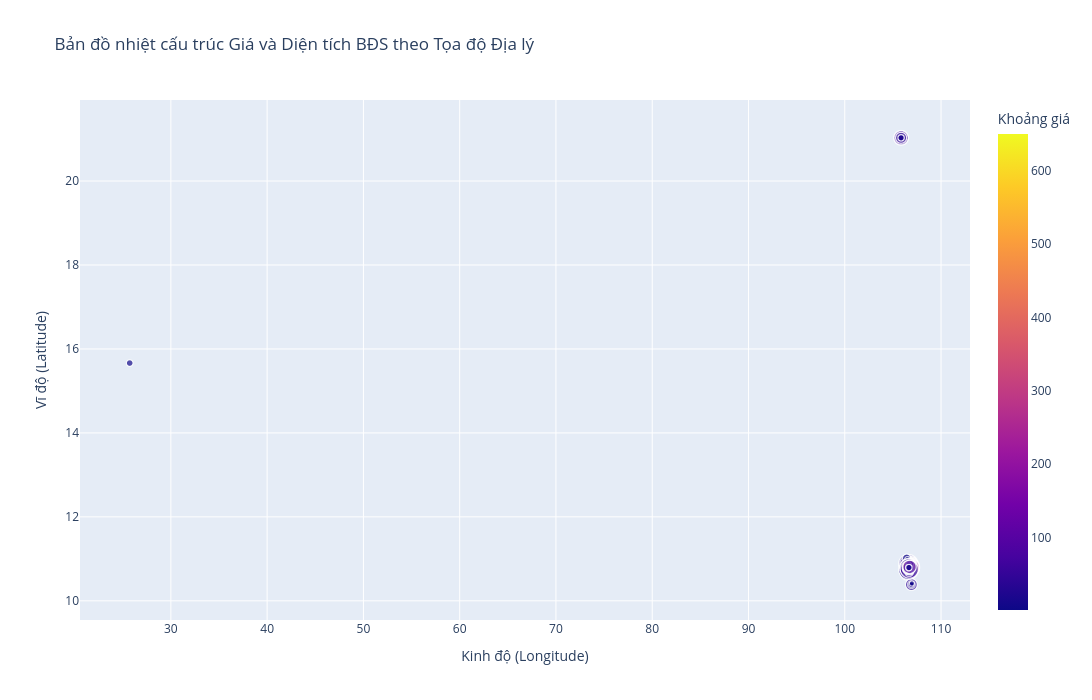

Notebook code cell kept with this figure:
### Markdown cell above
Outliers do các căn có mức giá trăm tỷ đẩy giá thị trường làm biến động sự phân hóa nhưng những căn này ko phải outliers do các lỗi nhập liệu mà do tồn tại những căn được rao bán được coi như siêu biệt thự

### Code cell
# CELL 5: Geospatial Heatmap - Bản đồ Nhiệt Không gian
import pandas as pd
import numpy as np
import plotly.express as px 

print("\n" + "="*80)
print("PHẦN 5: PHÂN TÍCH KHÔNG GIAN ĐỊA LÝ (GEOSPATIAL HEATMAP)")
print("="*80)

# MẸO: Đọc lại trực tiếp file dữ liệu sạch ban đầu để lấy lại cột Diện tích
df_goc = pd.read_csv(r'D:\DS108\data\1_data_cleaned_train.csv') 

# Lọc và lấy dữ liệu từ file gốc vừa đọc
df_filtered = df_goc[df_goc['Diện tích'] > 0].copy()

# ... (Giữ nguyên đoạn fig = px.scatter bên dưới của bạn, chỉ cần đổi df_filtered ở dòng đầu tiên của px.scatter)
fig = px.scatter(
    df_filtered,
    x='Longitude',
    y='Latitude',
    color='Khoảng giá', # Nếu đây là string/category
    size='Diện tích',
    hover_data=['Diện tích', 'Khoảng giá', 'Số tầng'],
    # Dùng color_discrete_sequence thay cho color_continuous_scale
    color_discrete_sequence=px.colors.qualitative.Set1, 
    title='Bản đồ nhiệt cấu trúc Giá và Diện tích BĐS theo Tọa độ Địa lý',
    labels={
        'Longitude': 'Kinh độ (Longitude)',
        'Latitude': 'Vĩ độ (Latitude)',
        'Khoảng giá': 'Khoảng giá',
        'Diện tích': 'Diện tích (m²)'
    }
)

fig.update_layout(
    width=1100,
    height=700,
    hovermode='closest'
    # Đã bỏ coloraxis_colorbar vì dùng thang màu rời rạc
)

fig.show()

print(f"\n[CHART] Scatter plot vị trí địa lý đã được tạo!")
print(f"    - X: Longitude (Kinh độ)")
print(f"    - Y: Latitude (Vĩ độ)")
print(f"    - Color: Khoảng giá (Xanh=Rẻ, Vàng=Trung bình, Đỏ=Đắt)")
print(f"    - Size: Diện tích (m²)")

### Figure 1 — Plotly figure (JSON) as saved in the notebook; plotly's stock layout.template omitted (floating-point values rounded to 4 significant figures; data arrays with more than 128 entries replaced by an {"elided": "..."} marker saying what was removed)
{"data": [{"customdata": {"elided": "4937x3 float values"}, "hovertemplate": "Kinh độ (Longitude)=%{x}<br>Vĩ độ (Latitude)=%{y}<br>Diện tích (m²)=%{customdata[0]}<br>Khoảng giá=%{marker.color}<br>Số tầng=%{customdata[2]}<extra></extra>", "legendgroup": "", "marker": {"color": {"elided": "4937 float values"}, "coloraxis": "coloraxis", "size": {"elided": "4937 float values"}, "sizemode": "area", "sizeref": 2.475, "symbol": "circle"}, "mode": "markers", "name": "", "showlegend": false, "type": "scattergl", "x": {"elided": "4937 float values"}, "xaxis": "x", "y": {"elided": "4937 float values"}, "yaxis": "y"}], "layout": {"coloraxis": {"colorbar": {"title": {"text": "Khoảng giá"}}, "colorscale": [[0, "#0d0887"], [0.1111, "#46039f"], [0.2222, "#7201a8"], [0.3333, "#9c179e"], [0.4444, "#bd3786"], [0.5556, "#d8576b"], [0.6667, "#ed7953"], [0.7778, "#fb9f3a"], [0.8889, "#fdca26"], [1, "#f0f921"]]}, "height": 700, "hovermode": "closest", "legend": {"itemsizing": "constant", "tracegroupgap": 0}, "title": {"text": "Bản đồ nhiệt cấu trúc Giá và Diện tích BĐS theo Tọa độ Địa lý"}, "width": 1100, "xaxis": {"anchor": "y", "domain": [0, 1], "title": {"text": "Kinh độ (Longitude)"}}, "yaxis": {"anchor": "x", "domain": [0, 1], "title": {"text": "Vĩ độ (Latitude)"}}}}
